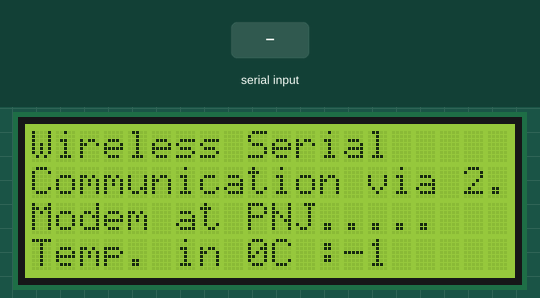
The sketch below on a simulated Arduino Uno, built with avr-gcc and run on an emulated ATmega328P. Parts: 20×4 character LCD. The test bench sets the inputs (shaded band). What the sketch prints to the serial monitor is not drawn.

Above: at 1.2 s.
1.3 s: byte 30 received over Serial
At 1.59 s:
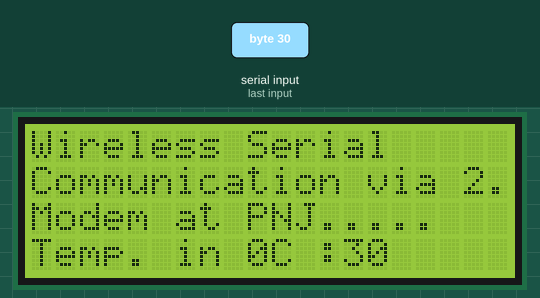
3.1 s: byte 90 received over Serial
4.8 s: byte 120 received over Serial
At 6.3 s:
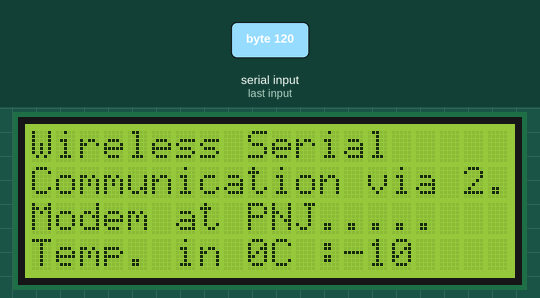
Timing chart, 0 to 7.8 s (numbered marks = the images above; inputs shaded):
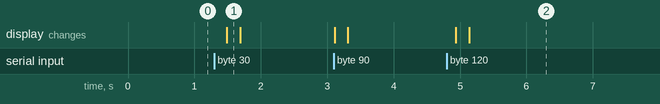

The sketch:

IKA_SAHNAH_Kode_Program_Receiver_Sistem_Dasar_Kerja_RF_Modem.ino
```cpp
#include <LiquidCrystal.h>
LiquidCrystal lcd(13, 12, 11, 10, 9, 8);

void setup() {
  // put your setup code here, to run once:
lcd.begin(20,4);
Serial.begin(9600); //initialize serial communication at 9600 bits per second
lcd.setCursor(0,0);
lcd.print("Wireless Serial");
lcd.setCursor(0,1);
lcd.print("Communication via 2.4 GHz");
lcd.setCursor(0,2);
lcd.print("Modem at PNJ.....");
}

void loop() {
  // put your main code here, to run repeatedly:
int TEMP_VALUE = Serial.read();
lcd.setCursor(0,3);
lcd.print("Temp. in 0C :");
lcd.setCursor(13,3);
lcd.print(TEMP_VALUE); //print temperature value on LCD
delay(100);
Serial.print("TEMP_VAL :");
Serial.println(TEMP_VALUE);
delay(100); //delay in between reads for stability
}
```

Measured:
- after the input at 1.3 s, the display: changes after 0.19 s (image 1)
- after the input at 4.8 s, the display: first changes after 0.13 s (image 2 shows a later state)
